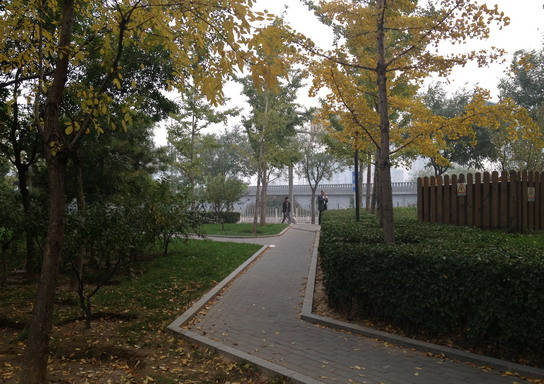
%> input picture cal_psnr_ssim/gt.png, 544 x 384 px; the run also reads 1 picture not shown here
$ octave compute_diff.m   (GNU Octave 9; MATLAB toolbox functions it lacks are replaced by stand-ins)
%> lines starting %> are read from the running program, lines starting %| are printed output that depends on the picture
%> further down, gt is the input picture: size 384x544x3 uint8; mean R, G, B 85.3, 81.4, 66.6
### cal_psnr_ssim/psnr_index.m
function [psnr, ssim]  = psnr_index(imGT, imSR)

% Convert to double (with dynamic range 255)
imSR        = double(imSR);
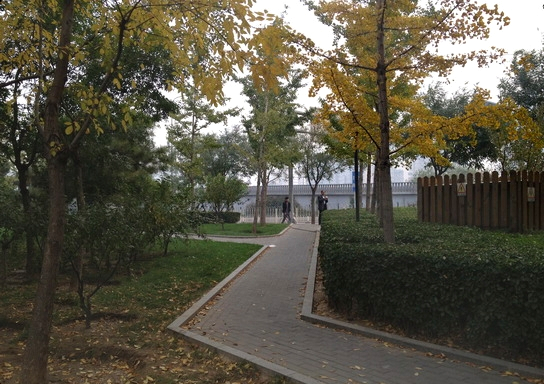
%> imSR: size 384x544x3 double; mean R, G, B 89.2, 85.3, 70.1; mean of the top-left, top-right, bottom-left and bottom-right quarters 87.9, 123.1, 59.4, 55.7
imGT        = double(imGT);

% =========================================================================
% Compute Peak signal-to-noise ratio (PSNR)
% =========================================================================
% mse = mean(mean((imSR - imGT).^2, 1), 2);
imdff = imSR - imGT;
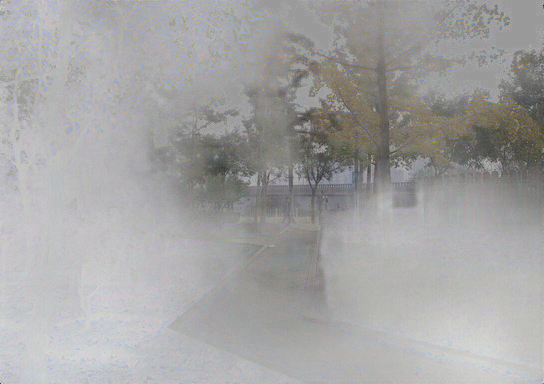
%> imdff: size 384x544x3 double; mean R, G, B 3.9, 3.9, 3.5; drawn with min black and max white
imdff = imdff(:);
rmse = sqrt(mean(imdff.^2));
%> rmse = 11.8
psnr = 20*log10(255/rmse);
%> psnr = 26.69
% =========================================================================
% Compute Structural similarity index (SSIM index)
% =========================================================================
% [ssim, ~] = ssim_index(imSR, imGT);

% =========================================================================
% Compute information fidelity criterion (IFC)
% =========================================================================
% ifc = ifcvec(imgt, im);

end

### cal_psnr_ssim/compute_diff.m
%% example (MATLAB 2017b)
gt = imread('gt.png');
predicted = imread('predicted.png');
PSNR = psnr_index(gt, predicted);
%> PSNR = 26.69
%> (the run ends here)
